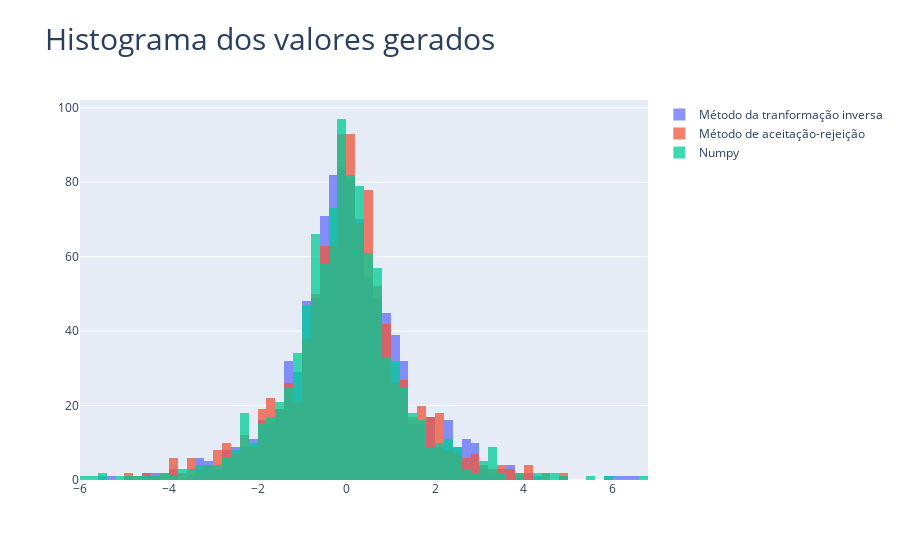

Notebook source saved alongside this figure:
### Code cell
fig = go.Figure()
fig.add_trace(go.Histogram(x=laplace_inversa, name='Método da tranformação inversa'))
fig.add_trace(go.Histogram(x=laplace_AR, name='Método de aceitação-rejeição'))
fig.add_trace(go.Histogram(x=original, name='Numpy'))

fig.update_layout(barmode='overlay', title=dict(text='Histograma dos valores gerados', font=dict(size=30)))
# Reduce opacity to see both histograms
fig.update_traces(opacity=0.75)
fig.show()

### Figure 1 — Plotly figure (JSON) as saved in the notebook; plotly's stock layout.template omitted (floating-point values rounded to 4 significant figures; data arrays with more than 128 entries replaced by an {"elided": "..."} marker saying what was removed)
{"data": [{"name": "Método da tranformação inversa", "opacity": 0.75, "type": "histogram", "x": {"elided": "1000 float values"}}, {"name": "Método de aceitação-rejeição", "opacity": 0.75, "type": "histogram", "x": {"elided": "1000 float values"}}, {"name": "Numpy", "opacity": 0.75, "type": "histogram", "x": {"elided": "1000 float values"}}], "layout": {"barmode": "overlay", "title": {"font": {"size": 30}, "text": "Histograma dos valores gerados"}}}
